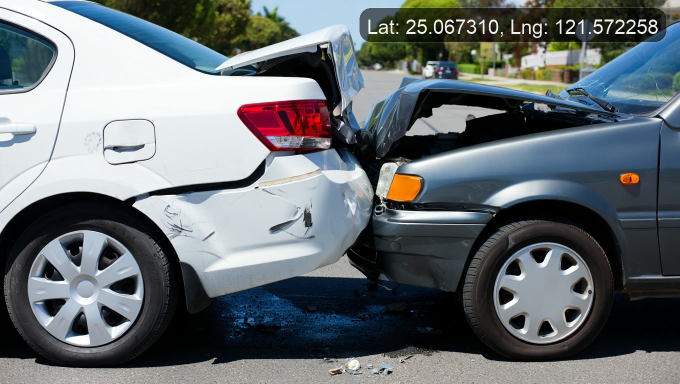
#> input picture input_image/image1.jpg, 1360 x 768 px (shown at 1/2 size); its folder holds only this picture in this run
$ python stamp_coords.py ../input_image/image1.jpg
#> lines starting #> are read from the running program, lines starting #| are printed output that depends on the picture
#!/usr/bin/env python3

import argparse
import hashlib
import json
import os
import random
import shutil
import sys
from pathlib import Path
from typing import Any

from PIL import Image, ImageDraw, ImageFont, ImageOps


ANCHORS = [
    # Mainland
    (39.904200, 116.407400),  # Beijing
    (31.230400, 121.473700),  # Shanghai
    (23.129100, 113.264400),  # Guangzhou
    (22.543100, 114.057900),  # Shenzhen
    (30.572800, 104.066800),  # Chengdu
    (29.563000, 106.551600),  # Chongqing
    (30.274100, 120.155100),  # Hangzhou
    (32.060300, 118.796900),  # Nanjing
    (27.994900, 120.699400),  # Wenzhou
    (34.341600, 108.939800),  # Xi'an
    (41.805700, 123.431500),  # Shenyang
    (45.803800, 126.534900),  # Harbin
    (36.067100, 120.382600),  # Qingdao
    (37.870600, 112.548900),  # Taiyuan
    (43.825600, 87.616800),  # Urumqi
    (29.652000, 91.172100),  # Lhasa
    (25.045300, 102.709700),  # Kunming
    (26.074500, 119.296500),  # Fuzhou
    (24.479800, 118.089400),  # Xiamen
    (22.816700, 108.366900),  # Nanning
    (20.044000, 110.198300),  # Haikou
    (18.252800, 109.511900),  # Sanya
    # Hong Kong / Macau / Taiwan
    (22.319300, 114.169400),  # Hong Kong
    (22.198700, 113.543900),  # Macau
    (25.033000, 121.565400),  # Taipei
    (22.627300, 120.301400),  # Kaohsiung
    (24.147700, 120.673600),  # Taichung
]


def _is_image(path: Path) -> bool:
    return path.suffix.lower() in {".jpg", ".jpeg", ".png", ".webp"}


def _seed_for_file(global_seed: int, name: str) -> int:
    h = hashlib.sha256(f"{global_seed}:{name}".encode("utf-8")).hexdigest()
    return int(h[:16], 16)


def _pick_coord(rng: random.Random, jitter_lat: float, jitter_lng: float) -> tuple[float, float]:
    base_lat, base_lng = rng.choice(ANCHORS)
    lat = base_lat + rng.uniform(-jitter_lat, jitter_lat)
    lng = base_lng + rng.uniform(-jitter_lng, jitter_lng)
    lat = max(-90.0, min(90.0, lat))
    lng = max(-180.0, min(180.0, lng))
    return lat, lng


def _load_font(size: int) -> Any:
    for fp in [
        "/System/Library/Fonts/Supplemental/Arial.ttf",
        "/System/Library/Fonts/Supplemental/Helvetica.ttf",
        "/Library/Fonts/Arial.ttf",
    ]:
        try:
            if os.path.isfile(fp):
                return ImageFont.truetype(fp, size)
        except Exception:
            pass
    try:
        return ImageFont.truetype("DejaVuSans.ttf", size)
    except Exception:
        return ImageFont.load_default()


def _draw_stamp(img: Image.Image, text: str) -> Image.Image:
    w, h = img.size
    font_size = int(max(14, min(40, round(w * 0.03))))
    font = _load_font(font_size)

    pad_x = int(max(10, round(w * 0.02)))
    pad_y = int(max(10, round(h * 0.02)))
    inner = int(max(6, round(font_size * 0.4)))

    base = ImageOps.exif_transpose(img)
    if base is None:
        raise RuntimeError("failed to load image")
    if base.mode != "RGBA":
        base = base.convert("RGBA")

    overlay = Image.new("RGBA", base.size, (0, 0, 0, 0))
    draw = ImageDraw.Draw(overlay)

    bbox = draw.textbbox((0, 0), text, font=font)
    tw = bbox[2] - bbox[0]
    th = bbox[3] - bbox[1]

    x1 = w - pad_x - (tw + inner * 2)
    y1 = pad_y
    x2 = w - pad_x
    y2 = pad_y + (th + inner * 2)

    r = int(max(8, round(font_size * 0.6)))
    try:
        draw.rounded_rectangle((x1, y1, x2, y2), radius=r, fill=(0, 0, 0, 145), outline=(255, 255, 255, 60))
    except Exception:
        draw.rectangle((x1, y1, x2, y2), fill=(0, 0, 0, 145), outline=(255, 255, 255, 60))

    tx = x1 + inner
    ty = y1 + inner
    draw.text((tx, ty), text, font=font, fill=(255, 255, 255, 235))

    out = Image.alpha_composite(base, overlay)
    return out


def main(argv: list[str]) -> int:
    ap = argparse.ArgumentParser(description="Stamp virtual lat/lng text onto images (top-right).")
    ap.add_argument("paths", nargs="*", help="Optional image paths to process (in-place by default).")
    ap.add_argument("--dir", default="input_image", help="Image directory to process.")
    ap.add_argument("--seed", type=int, default=42, help="Global seed (deterministic per file).")
    ap.add_argument("--suffix", default="_stamped", help="Suffix before extension for output filename.")
    ap.add_argument("--jitter-lat", type=float, default=0.05, help="Latitude jitter degrees around anchor.")
    ap.add_argument("--jitter-lng", type=float, default=0.05, help="Longitude jitter degrees around anchor.")
    ap.add_argument("--inplace", action="store_true", help="Overwrite input files in-place.")
    ap.add_argument("--no-inplace", action="store_true", help="Do not overwrite; write to a suffixed output file.")
    ap.add_argument("--backup", action="store_true", help="When overwriting, save a .bak backup next to the input.")
    ap.add_argument("--overwrite", action="store_true", help="Overwrite existing stamped outputs.")
    ap.add_argument("--write-map", action="store_true", help="Write coords map json next to outputs.")
    args = ap.parse_args(argv)

    if args.inplace and args.no_inplace:
        raise SystemExit("error: cannot use --inplace and --no-inplace together")

    paths: list[Path]
    dir_mode = len(args.paths) == 0

    if dir_mode:
        d = Path(args.dir)
        if not d.is_dir():
            raise SystemExit(f"error: not a directory: {d}")
        paths = [p for p in sorted(d.iterdir()) if p.is_file() and _is_image(p)]
    else:
        paths = [Path(p).expanduser() for p in args.paths]
        for p in paths:
            if not p.is_file():
                raise SystemExit(f"error: file not found: {p}")
            if not _is_image(p):
                raise SystemExit(f"error: not a supported image type: {p}")

    inplace = bool(args.inplace)
    if not dir_mode and not args.no_inplace and not args.inplace:
        inplace = True
    if args.no_inplace:
        inplace = False

    outputs: dict[str, Any] = {}
    processed = 0
    skipped = 0
    failed = 0

    for p in paths:
        out = p
        if not inplace:
            if p.stem.endswith(args.suffix):
                skipped += 1
                continue
            out = p.with_name(f"{p.stem}{args.suffix}{p.suffix}")
            if out.exists() and not args.overwrite:
                skipped += 1
                continue

        rng = random.Random(_seed_for_file(int(args.seed), p.name))
        lat, lng = _pick_coord(rng, float(args.jitter_lat), float(args.jitter_lng))
        text = f"Lat: {lat:.6f}, Lng: {lng:.6f}"

        try:
            if inplace and args.backup:
                bak = p.with_name(p.name + ".bak")
                if not bak.exists() or args.overwrite:
                    shutil.copy2(p, bak)

            with Image.open(p) as img:
#> img is the input picture: PIL image 1360x768 RGB; mean R, G, B 104.3, 111.1, 114.8
                stamped = _draw_stamp(img, text)
#> in _draw_stamp, `overlay = Image.new("RGBA", base.size, (0, 0, 0, 0))`: overlay: PIL image 1360x768 RGBA; every value is 0
#> in _draw_stamp, `bbox = draw.textbbox((0, 0), text, font=font)`: bbox = (0, 8, 672, 46)
#> in _draw_stamp, `tw = bbox[2] - bbox[0]`: tw = 672
#> in _draw_stamp, `th = bbox[3] - bbox[1]`: th = 38
#> in _draw_stamp, `x1 = w - pad_x - (tw + inner * 2)`: x1 = 629
#> in _draw_stamp, `y2 = pad_y + (th + inner * 2)`: y2 = 85
#> in _draw_stamp, `tx = x1 + inner`: tx = 645
#> in _draw_stamp, `out = Image.alpha_composite(base, overlay)`:
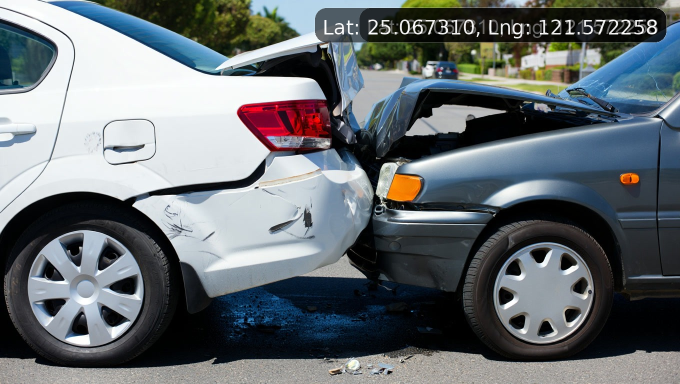
#> out: PIL image 1360x768 RGBA (shown at 1/2 size); mean R, G, B, A 103.3, 110, 113.9, 255
                if out.suffix.lower() in {".jpg", ".jpeg"}:
                    stamped = stamped.convert("RGB")
                    stamped.save(out, quality=92, optimize=True)
                else:
                    stamped.save(out)
            outputs[out.name] = {"src": p.name, "lat": lat, "lng": lng, "text": text, "inplace": inplace}
            processed += 1
        except Exception as e:
            outputs[p.name] = {"error": str(e)}
            failed += 1

    if args.write_map:
        if dir_mode:
            mp = Path(args.dir) / f"coords{args.suffix}.json"
        else:
            base = paths[0].parent
            name = "coords_inplace.json" if inplace else f"coords{args.suffix}.json"
            mp = base / name
        mp.write_text(json.dumps(outputs, ensure_ascii=True, indent=2), encoding="utf-8")

    if dir_mode:
        print(f"done: processed={processed} skipped={skipped} failed={failed} dir={Path(args.dir)}")
    else:
        print(f"done: processed={processed} skipped={skipped} failed={failed} inplace={inplace}")
    return 0 if failed == 0 else 1


if __name__ == "__main__":
    raise SystemExit(main(sys.argv[1:]))
#> (the program exits here)

$ run again, on input_image/trans01.jpg
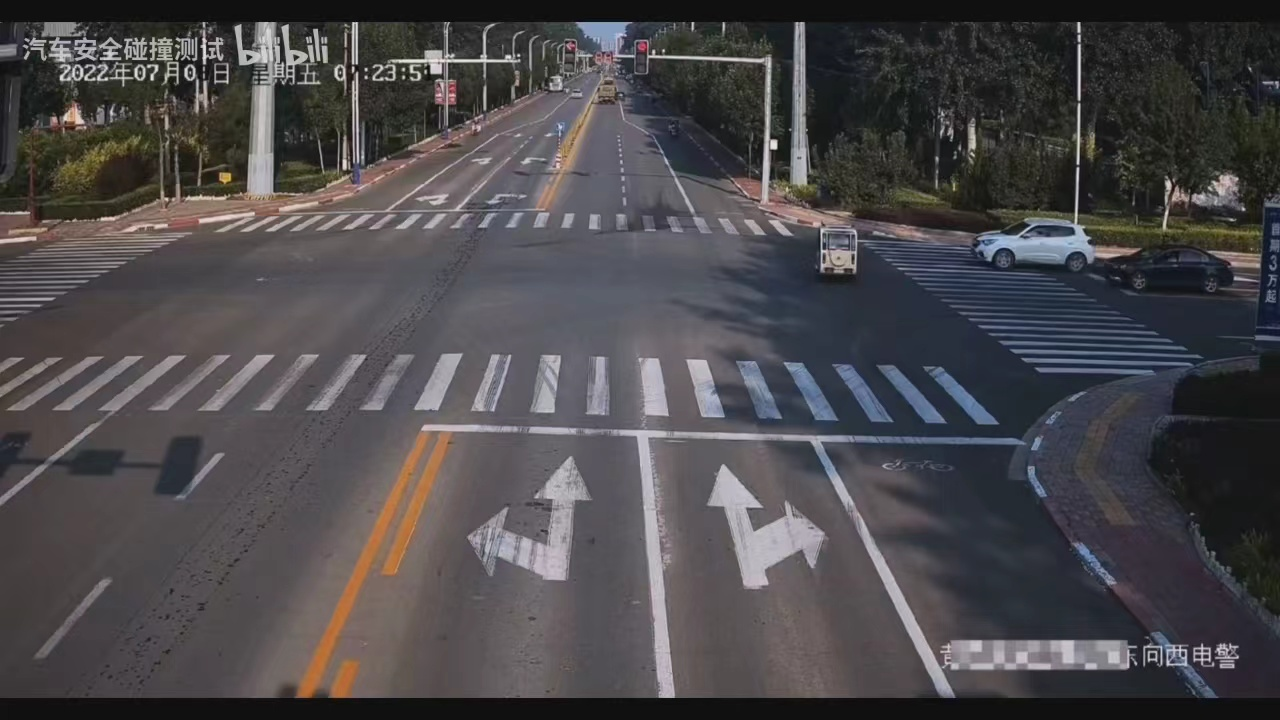
#> input picture input_image/trans01.jpg, 1280 x 720 px
#> in main, img is the input picture: PIL image 1280x720 RGB; mean R, G, B 75.3, 72.7, 75.4
#> overlay: PIL image 1280x720 RGBA; every value is 0
#> bbox = (0, 7, 638, 44)
#> tw = 638
#> th = 37
#> x1 = 586
#> y2 = 81
#> tx = 601
#> in _draw_stamp, `out = Image.alpha_composite(base, overlay)`:
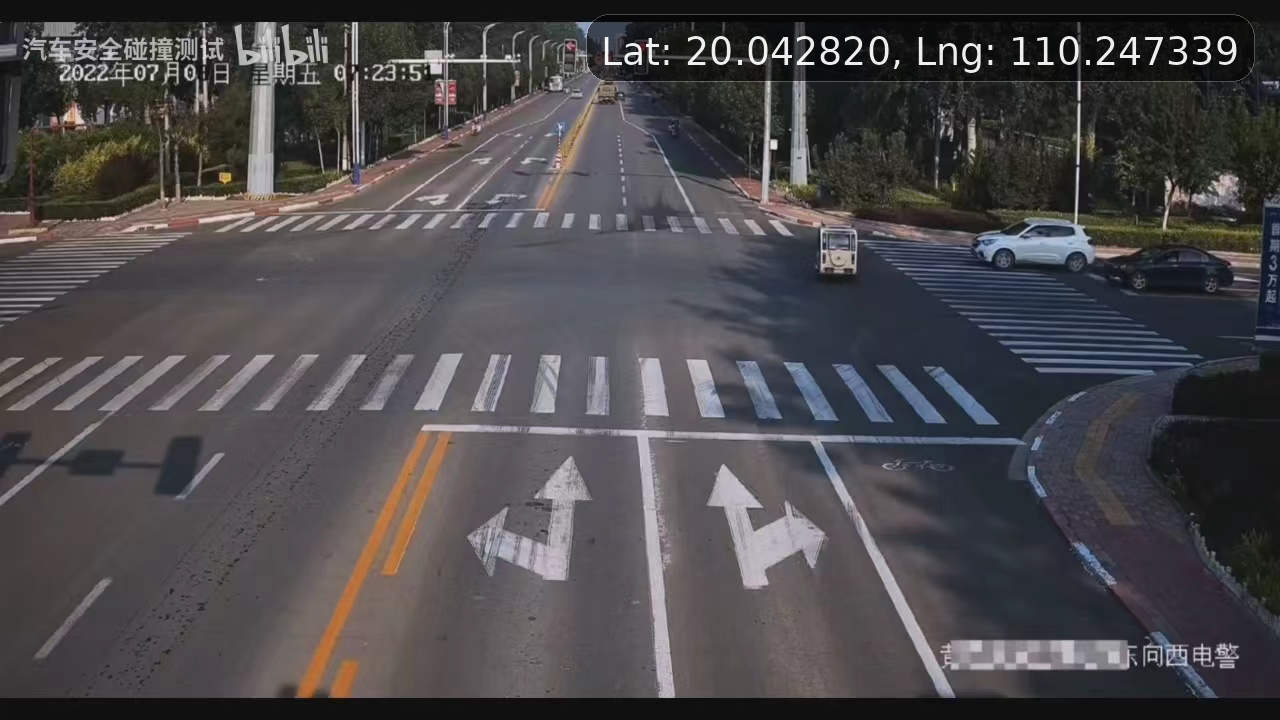
#> out: PIL image 1280x720 RGBA; mean R, G, B, A 75.2, 72.6, 75.2, 255

$ run again, on input_image/image2.jpg
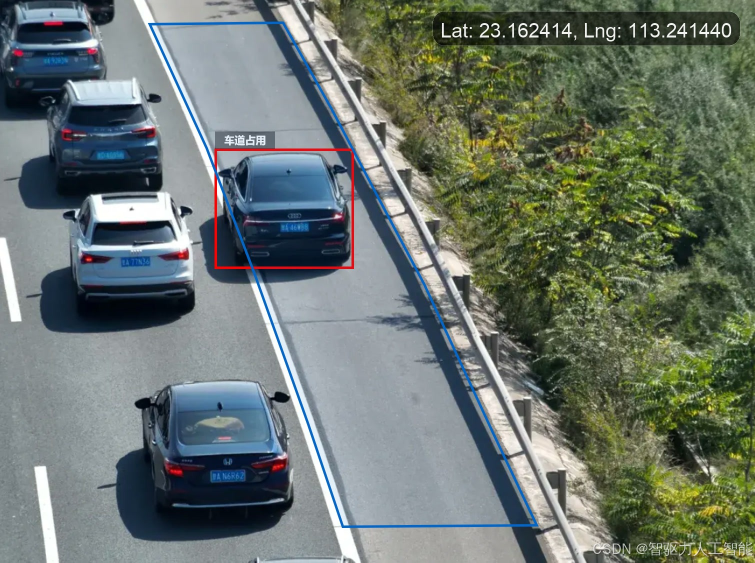
#> input picture input_image/image2.jpg, 1510 x 1125 px (shown at 1/2 size)
#> in main, img is the input picture: PIL image 1510x1125 RGB; mean R, G, B 106.6, 116.9, 109.4
#> overlay: PIL image 1510x1125 RGBA; every value is 0
#> bbox = (0, 8, 672, 46)
#> tw = 672
#> th = 38
#> x1 = 776
#> y2 = 92
#> tx = 792
#> in _draw_stamp, `out = Image.alpha_composite(base, overlay)`:
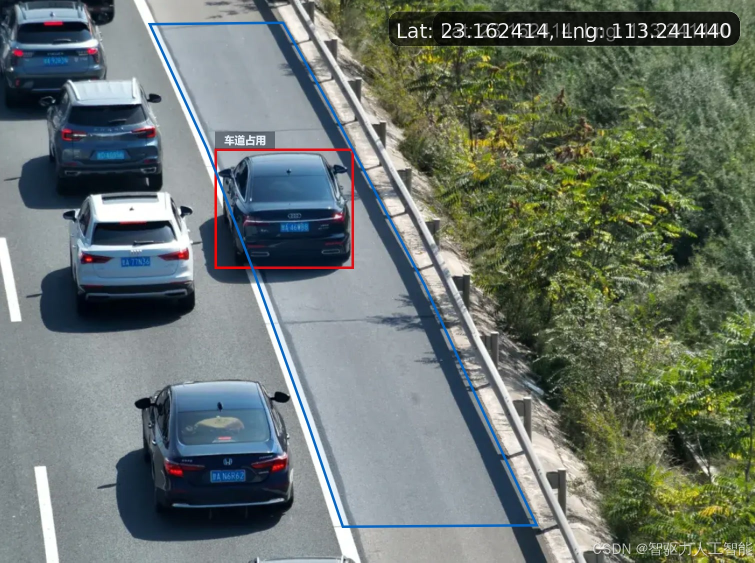
#> out: PIL image 1510x1125 RGBA (shown at 1/2 size); mean R, G, B, A 106.2, 116.4, 109.1, 255
